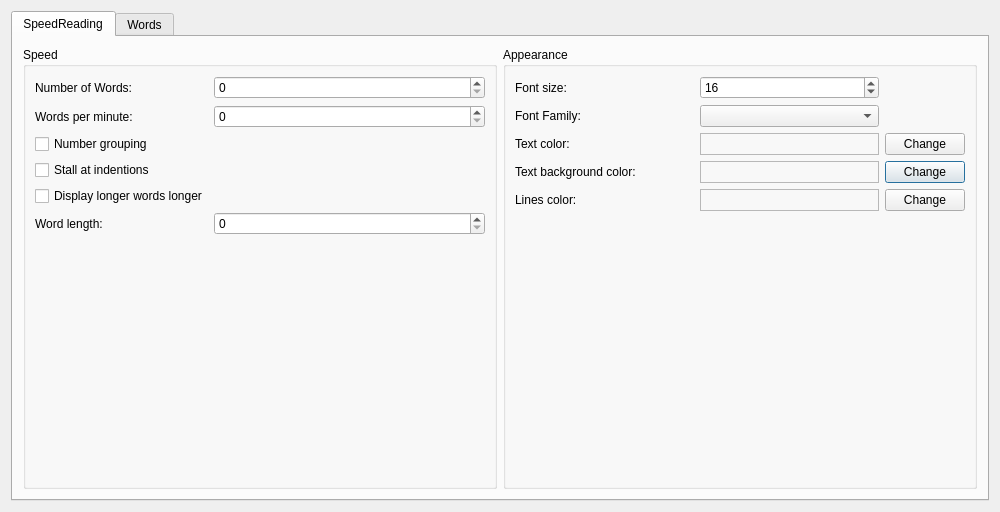
<?xml version="1.0" encoding="UTF-8"?>
<ui version="4.0">
 <class>SettingsWindow</class>
 <widget class="QDialog" name="SettingsWindow">
  <property name="geometry">
   <rect>
    <x>0</x>
    <y>0</y>
    <width>1000</width>
    <height>512</height>
   </rect>
  </property>
  <property name="windowTitle">
   <string>Settings</string>
  </property>
  <layout class="QGridLayout" name="layout">
   <item row="5" column="0">
    <widget class="QTabWidget" name="tabWidget">
     <property name="currentIndex">
      <number>0</number>
     </property>
     <widget class="QWidget" name="tabSpeedReadingSettings">
      <property name="sizePolicy">
       <sizepolicy hsizetype="Preferred" vsizetype="Preferred">
        <horstretch>0</horstretch>
        <verstretch>0</verstretch>
       </sizepolicy>
      </property>
      <attribute name="title">
       <string>SpeedReading</string>
      </attribute>
      <layout class="QHBoxLayout" name="horizontalLayout">
       <property name="leftMargin">
        <number>10</number>
       </property>
       <property name="topMargin">
        <number>10</number>
       </property>
       <property name="rightMargin">
        <number>10</number>
       </property>
       <property name="bottomMargin">
        <number>10</number>
       </property>
       <item>
        <widget class="QGroupBox" name="speedGroupBox">
         <property name="title">
          <string>Speed</string>
         </property>
         <layout class="QFormLayout" name="formLayout_3">
          <item row="0" column="0">
           <widget class="QLabel" name="numberOfWordsLabel">
            <property name="text">
             <string>Number of Words:</string>
            </property>
           </widget>
          </item>
          <item row="0" column="1">
           <widget class="QSpinBox" name="numberOfWordsSpinBox"/>
          </item>
          <item row="1" column="0">
           <widget class="QLabel" name="wordsPerMinuteLabel">
            <property name="text">
             <string>Words per minute:</string>
            </property>
           </widget>
          </item>
          <item row="2" column="0">
           <widget class="QCheckBox" name="numberGroupingCheckBox">
            <property name="toolTip">
             <string>&lt;html&gt;&lt;head/&gt;&lt;body&gt;&lt;p&gt;If selected it tries not to split numbers, such as &quot;10 000&quot; into &quot;10&quot; and &quot;000&quot;. It'll remain as &quot;10 000&quot;.&lt;/p&gt;&lt;/body&gt;&lt;/html&gt;</string>
            </property>
            <property name="text">
             <string>Number grouping</string>
            </property>
           </widget>
          </item>
          <item row="3" column="0">
           <widget class="QCheckBox" name="stallAtIndentionsCheckBox">
            <property name="toolTip">
             <string>&lt;html&gt;&lt;head/&gt;&lt;body&gt;&lt;p&gt;If an indention occurs, the SpeedReading will be stalled for a moment.&lt;/p&gt;&lt;/body&gt;&lt;/html&gt;</string>
            </property>
            <property name="text">
             <string>Stall at indentions</string>
            </property>
           </widget>
          </item>
          <item row="4" column="0">
           <widget class="QCheckBox" name="displayLongerWordsCheckBox">
            <property name="text">
             <string>Display longer words longer</string>
            </property>
           </widget>
          </item>
          <item row="1" column="1">
           <widget class="QSpinBox" name="wordsPerMinuteSpinBox"/>
          </item>
          <item row="5" column="0">
           <widget class="QLabel" name="wordLengthLabel">
            <property name="toolTip">
             <string>&lt;html&gt;&lt;head/&gt;&lt;body&gt;&lt;p&gt;Words longer than the given length, will be displayed longer.&lt;/p&gt;&lt;/body&gt;&lt;/html&gt;</string>
            </property>
            <property name="text">
             <string>Word length:</string>
            </property>
           </widget>
          </item>
          <item row="5" column="1">
           <widget class="QSpinBox" name="wordLengthSpinBox"/>
          </item>
         </layout>
        </widget>
       </item>
       <item>
        <widget class="QGroupBox" name="appearanceGroupBox">
         <property name="title">
          <string>Appearance</string>
         </property>
         <layout class="QGridLayout" name="gridLayout_2">
          <item row="1" column="0">
           <widget class="QLabel" name="fontFamilyLabel">
            <property name="text">
             <string>Font Family:</string>
            </property>
           </widget>
          </item>
          <item row="3" column="2">
           <widget class="QPushButton" name="changeTextBackgroundColorPushButton">
            <property name="sizePolicy">
             <sizepolicy hsizetype="Fixed" vsizetype="Fixed">
              <horstretch>0</horstretch>
              <verstretch>0</verstretch>
             </sizepolicy>
            </property>
            <property name="text">
             <string>Change</string>
            </property>
           </widget>
          </item>
          <item row="0" column="1">
           <widget class="QSpinBox" name="fontSizeSpinBox">
            <property name="value">
             <number>16</number>
            </property>
           </widget>
          </item>
          <item row="2" column="2">
           <widget class="QPushButton" name="changeTextColorPushButton">
            <property name="sizePolicy">
             <sizepolicy hsizetype="Fixed" vsizetype="Fixed">
              <horstretch>0</horstretch>
              <verstretch>0</verstretch>
             </sizepolicy>
            </property>
            <property name="text">
             <string>Change</string>
            </property>
           </widget>
          </item>
          <item row="4" column="1">
           <widget class="QFrame" name="linesColorFrame">
            <property name="frameShape">
             <enum>QFrame::StyledPanel</enum>
            </property>
            <property name="frameShadow">
             <enum>QFrame::Raised</enum>
            </property>
           </widget>
          </item>
          <item row="3" column="1">
           <widget class="QFrame" name="textBackgroundColorFrame">
            <property name="minimumSize">
             <size>
              <width>0</width>
              <height>0</height>
             </size>
            </property>
            <property name="frameShape">
             <enum>QFrame::StyledPanel</enum>
            </property>
            <property name="frameShadow">
             <enum>QFrame::Raised</enum>
            </property>
           </widget>
          </item>
          <item row="3" column="0">
           <widget class="QLabel" name="textBackgroundColorLabel">
            <property name="toolTip">
             <string>&lt;html&gt;&lt;head/&gt;&lt;body&gt;&lt;p&gt;Background color of the area around the displayed text&lt;/p&gt;&lt;/body&gt;&lt;/html&gt;</string>
            </property>
            <property name="text">
             <string>Text background color:</string>
            </property>
           </widget>
          </item>
          <item row="2" column="0">
           <widget class="QLabel" name="textColorLabel">
            <property name="toolTip">
             <string>&lt;html&gt;&lt;head/&gt;&lt;body&gt;&lt;p&gt;Color of the displayed text&lt;/p&gt;&lt;/body&gt;&lt;/html&gt;</string>
            </property>
            <property name="text">
             <string>Text color:</string>
            </property>
           </widget>
          </item>
          <item row="4" column="0">
           <widget class="QLabel" name="linesColorLabel">
            <property name="toolTip">
             <string>&lt;html&gt;&lt;head/&gt;&lt;body&gt;&lt;p&gt;Color of the lines, which will be atop and below the displayed text&lt;/p&gt;&lt;/body&gt;&lt;/html&gt;</string>
            </property>
            <property name="text">
             <string>Lines color:</string>
            </property>
           </widget>
          </item>
          <item row="1" column="1">
           <widget class="QComboBox" name="fontFamilyComboBox"/>
          </item>
          <item row="5" column="1">
           <spacer name="appearanceSpacer">
            <property name="orientation">
             <enum>Qt::Vertical</enum>
            </property>
            <property name="sizeHint" stdset="0">
             <size>
              <width>20</width>
              <height>40</height>
             </size>
            </property>
           </spacer>
          </item>
          <item row="4" column="2">
           <widget class="QPushButton" name="changeLinesColorPushButton">
            <property name="text">
             <string>Change</string>
            </property>
           </widget>
          </item>
          <item row="0" column="0">
           <widget class="QLabel" name="fontSizeLabel">
            <property name="text">
             <string>Font size:</string>
            </property>
           </widget>
          </item>
          <item row="2" column="1">
           <widget class="QFrame" name="textColorFrame">
            <property name="sizePolicy">
             <sizepolicy hsizetype="Preferred" vsizetype="Preferred">
              <horstretch>0</horstretch>
              <verstretch>0</verstretch>
             </sizepolicy>
            </property>
            <property name="minimumSize">
             <size>
              <width>0</width>
              <height>0</height>
             </size>
            </property>
            <property name="frameShape">
             <enum>QFrame::StyledPanel</enum>
            </property>
            <property name="frameShadow">
             <enum>QFrame::Raised</enum>
            </property>
           </widget>
          </item>
         </layout>
        </widget>
       </item>
      </layout>
     </widget>
     <widget class="QWidget" name="tabWordsSettings">
      <attribute name="title">
       <string>Words</string>
      </attribute>
      <layout class="QGridLayout" name="gridLayoutWordsSettings">
       <property name="sizeConstraint">
        <enum>QLayout::SetMaximumSize</enum>
       </property>
       <property name="leftMargin">
        <number>10</number>
       </property>
       <property name="topMargin">
        <number>10</number>
       </property>
       <property name="rightMargin">
        <number>10</number>
       </property>
       <property name="bottomMargin">
        <number>10</number>
       </property>
       <item row="0" column="0">
        <widget class="QTableWidget" name="wordsTableWidget">
         <property name="sizePolicy">
          <sizepolicy hsizetype="Preferred" vsizetype="Preferred">
           <horstretch>0</horstretch>
           <verstretch>0</verstretch>
          </sizepolicy>
         </property>
         <column>
          <property name="text">
           <string>Word</string>
          </property>
         </column>
         <column>
          <property name="text">
           <string>Stopword</string>
          </property>
          <property name="toolTip">
           <string>&lt;html&gt;&lt;head/&gt;&lt;body&gt;&lt;p&gt;It is a word, where the SpeedReading stops and you can review your stuff, which you have already speedread and what is going to come.&lt;/p&gt;&lt;/body&gt;&lt;/html&gt;</string>
          </property>
         </column>
         <column>
          <property name="text">
           <string>Breakword</string>
          </property>
          <property name="toolTip">
           <string>&lt;html&gt;&lt;head/&gt;&lt;body&gt;&lt;p&gt;It is a word, where it will only display the unspeedread words before the particularly word and the breakword.&lt;/p&gt;&lt;/body&gt;&lt;/html&gt;</string>
          </property>
         </column>
         <column>
          <property name="text">
           <string>Delayword (ms)</string>
          </property>
          <property name="toolTip">
           <string>&lt;html&gt;&lt;head/&gt;&lt;body&gt;&lt;p&gt;It is a word, where it will display the segment containing the delayword longer corresponding to the given value in ms. Negative values are not allowed.&lt;/p&gt;&lt;/body&gt;&lt;/html&gt;</string>
          </property>
         </column>
        </widget>
       </item>
       <item row="2" column="0">
        <widget class="QLineEdit" name="wordLineEdit"/>
       </item>
       <item row="2" column="1">
        <widget class="QPushButton" name="wordAddButton">
         <property name="text">
          <string>Add</string>
         </property>
        </widget>
       </item>
       <item row="0" column="1">
        <layout class="QVBoxLayout" name="wordDeleteButtons">
         <item>
          <widget class="QPushButton" name="wordDeleteButton">
           <property name="text">
            <string>Delete</string>
           </property>
          </widget>
         </item>
         <item>
          <widget class="QPushButton" name="wordDeleteAllButton">
           <property name="text">
            <string>Delete all</string>
           </property>
          </widget>
         </item>
         <item>
          <spacer name="wordDeleteButtonsVerticalSpacer">
           <property name="orientation">
            <enum>Qt::Vertical</enum>
           </property>
           <property name="sizeHint" stdset="0">
            <size>
             <width>20</width>
             <height>40</height>
            </size>
           </property>
          </spacer>
         </item>
        </layout>
       </item>
      </layout>
     </widget>
    </widget>
   </item>
  </layout>
 </widget>
 <tabstops>
  <tabstop>tabWidget</tabstop>
  <tabstop>numberOfWordsSpinBox</tabstop>
  <tabstop>wordsPerMinuteSpinBox</tabstop>
  <tabstop>numberGroupingCheckBox</tabstop>
  <tabstop>stallAtIndentionsCheckBox</tabstop>
  <tabstop>displayLongerWordsCheckBox</tabstop>
  <tabstop>wordLengthSpinBox</tabstop>
  <tabstop>fontSizeSpinBox</tabstop>
  <tabstop>fontFamilyComboBox</tabstop>
  <tabstop>changeTextColorPushButton</tabstop>
  <tabstop>changeTextBackgroundColorPushButton</tabstop>
  <tabstop>changeLinesColorPushButton</tabstop>
  <tabstop>wordsTableWidget</tabstop>
  <tabstop>wordLineEdit</tabstop>
  <tabstop>wordAddButton</tabstop>
 </tabstops>
 <resources/>
 <connections/>
</ui>
